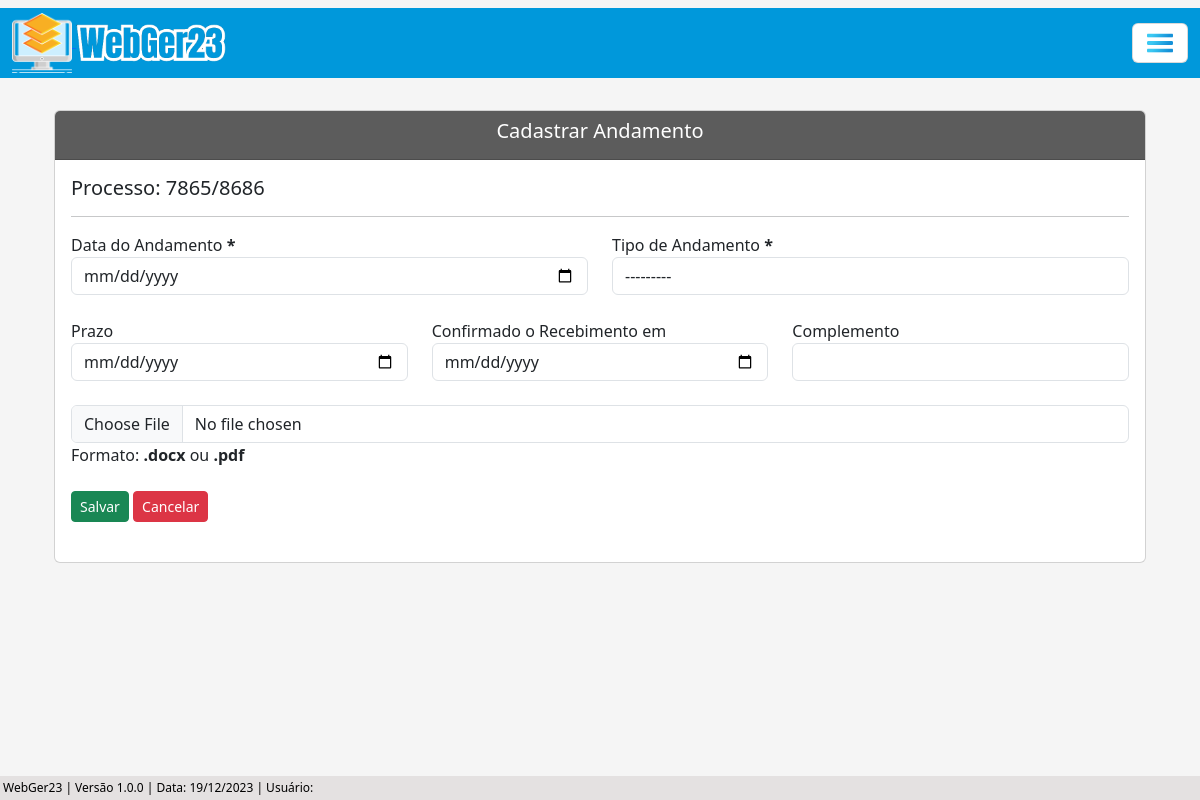
The app's page /cadastrar/andamento-adm/1/, older data.
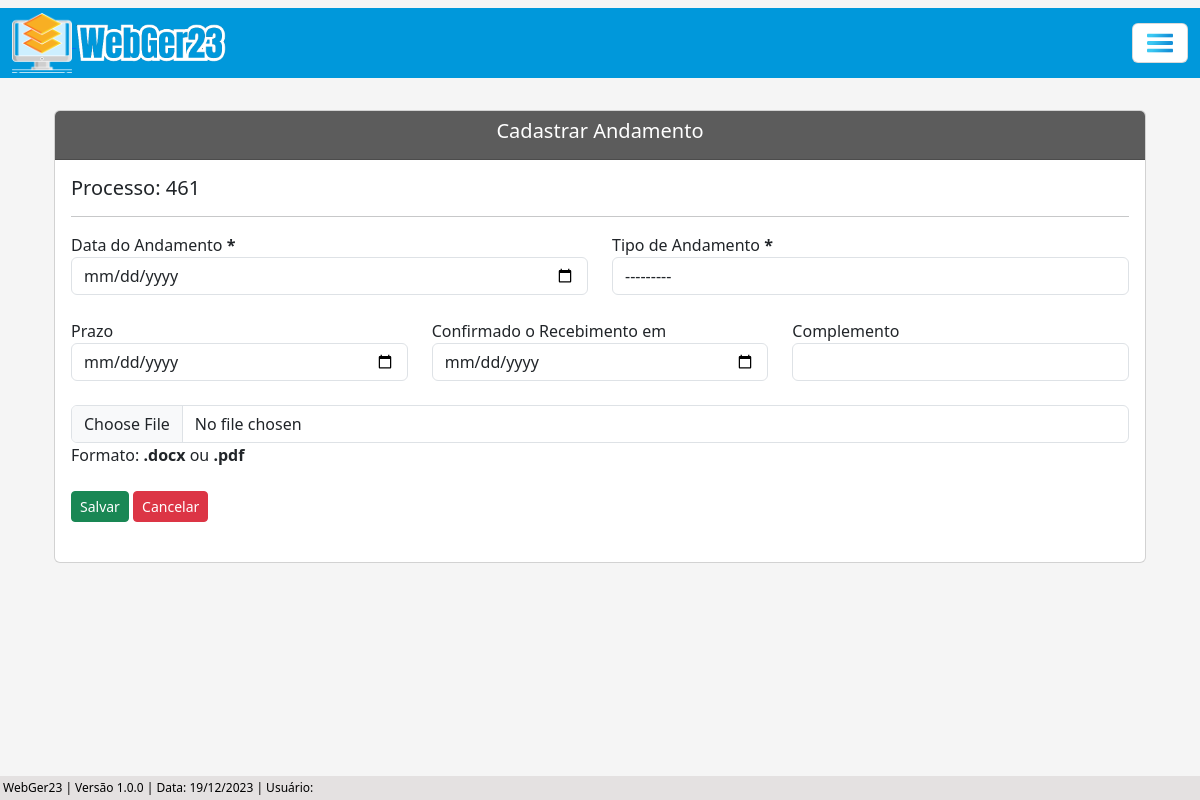
The same page, newer data.
### processo/models.py (models this page shows, shortened)
class Base(models.Model): # Classe base, será herdada pelas outras classes - HERANÇA
    data_criacao = models.DateTimeField('data_criação', auto_now_add=True)
    usuario_criador = models.ForeignKey(get_user_model(), verbose_name='Usuário Criador', on_delete=models.SET_NULL, null=True)
    data_alteracao = models.DateTimeField('Alterado', auto_now=True)
    ativo = models.BooleanField('Ativo', default=True) # Ativo: 1 (True), Inativo: 0 (False)
    class Meta:  # Classe abstrata, não será instânciada.
        abstract = True

class ProcessoAdm(Base):
    tipo_pessoas = (
        ('Física', 'Física'), ('Jurídica', 'Jurídica'),
    )
    numero = models.CharField(unique=True, verbose_name='N°', max_length=10) # Número do processo
    municipio = models.CharField(max_length=50, verbose_name='Município') # Município
    uf = models.CharField(max_length=2) # UF
    data_inicial = models.DateField(blank=True, null=True) # Data Inicial do Período do processo
    data_final = models.DateField(blank=True, null=True) # Data final do Período do processo
    data_div_ativa = models.DateField(blank=True, null=True) # Data dívida ativa
    valor_atributo = models.CharField(max_length=14, blank=True, null=True)  # Valor do atributo
    valor_multa = models.CharField(max_length=14, blank=True, null=True) # Valor da multa
    valor_credito = models.CharField(max_length=14, blank=True, null=True) # Valor do crédito
    valor_atualizado = models.CharField(max_length=14, blank=True, null=True) # Valor do atualizado
    data_valor_atualizado = models.DateField(blank=True, null=True) # Data valor atualizado
    nome_contribuinte = models.CharField(max_length=50)  # Nome / Razão Social
    tipo_pessoa = models.CharField(max_length=50, choices=tipo_pessoas) # Física / Jurídica # Utiliza choices(escolhas) para selecionar o tipo de pessoas
    documento = models.CharField(max_length=20, verbose_name='CPF/CNPJ', unique=True) # CPF / CNPJ
    nome_fantasia = models.CharField(max_length=50, blank=True, null=True) # Nome Fantasia
    email = models.EmailField(max_length=50, blank=True, null=True) # E-mail
    endereco = models.CharField(max_length=150) # Rua
    complemento = models.CharField(max_length=50, blank=True, null=True) # Complemento
    municipio_contribuinte = models.CharField(max_length=50, blank=True, null=True) # Município Contribuinte
    uf_contribuinte = models.CharField(max_length=2, verbose_name='UF', blank=True, null=True) # UF Contribuinte
    cep = models.CharField(max_length=10, blank=True, null=True) # CEP
    telefone = models.CharField(max_length=20, blank=True, null=True) # Telefone
    celular = models.CharField(max_length=20, blank=True, null=True) # Celular

### processo/views.py (the view, shortened to what this page needs)
# urls.py: path('cadastrar/andamento-adm/<int:pk>/', AndamentoAdmCreate.as_view(), name='andamento-adm-create'),
class AndamentoAdmCreate(CreateView):
    model = AndamentoAdm
    template_name = 'processos/creates/andamento_adm_create.html'
    fields = ['data_andamento', 'tipo_andamento', 'situacao_pagamento', 'valor_pago', 'data_prazo', 'data_recebimento', 'complemento', 'arquivo']
    success_url = reverse_lazy('proc-adm-list')
    def get_context_data(self, **kwargs):
        processo_pk = self.kwargs.get('pk') # Pega a PK do processo através da URL
        context = super().get_context_data(**kwargs)
        context['dados_processo'] = ProcessoAdm.objects.filter(pk=processo_pk) # Filtra os dados do processo através da pk
        return context
    def get_form(self, form_class=None):
        form = super().get_form(form_class)
        form.fields['tipo_andamento'].queryset = TipoAndamentoAdm.objects.filter(ativo=True)
        return form

### processo/models.py (called while the page is built)
    def __str__(self):
        return self.tipo_andamento

### processo/templates/processos/creates/andamento_adm_create.html (shortened to what this page needs)
{% extends 'index.html' %}
{% load static %}
{% load widget_tweaks %}
{% block conteudo %}
<div class="container p-4">
    <div class="card">
        <div class="card-header text-white" style="background-color: #5c5c5c;">
                <h5 style="text-align: center;">Cadastrar Andamento</h5>
         </div>
        <div class="card-body">
            {% for atributo in dados_processo %}
                <h5>Processo: {{ atributo.numero }}</h5>
            {% endfor %}
            <hr>
            <form action="" method="post" enctype="multipart/form-data" id="meuFormulario">
                <div class="row">
                    <div class="col">
                        <label for="data_andamento">Data do Andamento <b>*</b></label>
                        {% render_field form.data_andamento class="form-control" type="date" id="data_andamento"%}
                    </div>
                    <div class="col" >
                        <label for="tipo_andamento">Tipo de Andamento <b>*</b></label>
                        {% render_field form.tipo_andamento class="andamento form-control" id="tipo_andamento"%}
                    </div>
                </div>
                <br>
                <div class="row">
                    <div class="col">
                        <label for="data_prazo">Prazo</label>
                        {% render_field form.data_prazo class="form-control" type="date" id="data_prazo"%}
                    </div>
                    <div class="col">
                        <label for="data_recebimento">Confirmado o Recebimento em</label>
                        {% render_field form.data_recebimento class="form-control" type="date" id="data_recebimento"%}
                    </div>
                    <div class="col">
                        <label for="complemento">Complemento</label>
                        {% render_field form.complemento class="form-control" id="complemento"%}
                    </div>
                </div>
                <br>
                <div class="row">
                    <div class="col">
                        {% render_field form.arquivo id="arquivo" name="arquivo" class="form-control" accept=".docx,.pdf"%}
                        <label for="arquivo">Formato: <b>.docx</b> ou <b>.pdf</b></label>
                    </div>
                </div>
                <br>
                <div>
                    <button type="submit" class="btn btn-success btn-sm" id="submit-button">Salvar</button>
                    <a href="{% url 'proc-adm-list' %}" class="btn btn-danger btn-sm" id="cancel-href">Cancelar</a>
                </div>
                <br>
            </form>
        </div>
    </div>
</div>
{% endblock %}

Row changes from the older to the newer data that the page shows:
changed ProcessoAdm: numero "7865/8686" → "461"
